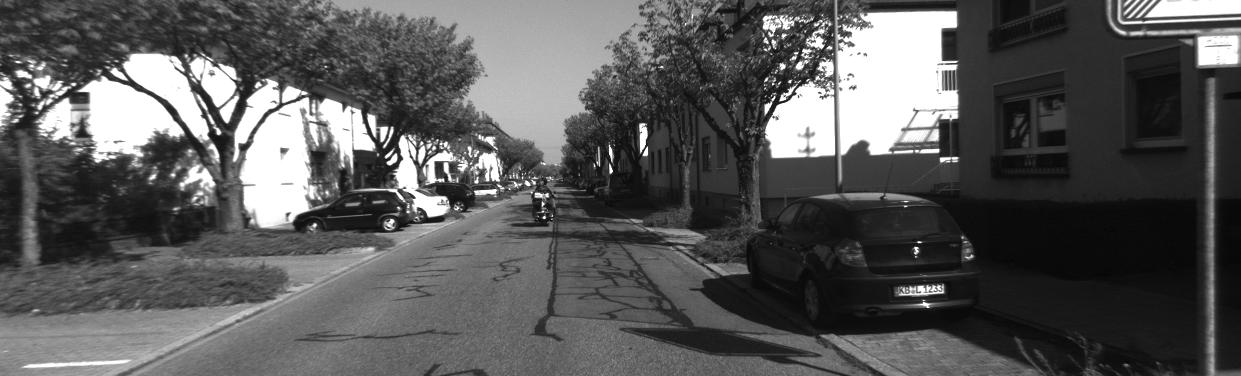
#> input picture KITTI_sample/images/1.png, 1241 x 376 px, found by its file name; its folder holds only this picture in this run
$ python final.py
#> lines starting #> are read from the running program, lines starting #| are printed output that depends on the picture
"""
MONOCULAR VISUAL ODOMETRY ON KITTI DATASET

TEAM MEMBERS:
1. Arihant Gaur
2. Saurabh Kemekar
3. Aman Jain
"""


import cv2
import numpy as np
import matplotlib.pyplot as plt
import time


# PARAMETERS THAT CAN BE CHANGED
ImgLoc = '/home/arihant/visod/KITTI_sample/images/' # Images Location
GTLoc = None #'/home/arihant/visod/KITTI_sample/poses.txt' # Ground truth location file. Write None if you don't have it.
totImages = 151
FeatureDetect = 'FAST' # FEATURE DETECTION METHOD ('FAST', 'SIFT' and 'SURF')
lk_params = dict(winSize=(21, 21), maxLevel=3, criteria=(cv2.TERM_CRITERIA_EPS | cv2.TERM_CRITERIA_COUNT, 30, 0.01)) # Lucas Kanade Parameters for Optical Flow
matchDiff = 1 # Minimum distance in KLT point correspondence
pixDiffThresh = 3 # Skip frame if pixel difference returned from KLT is less than the threshold.
featureThresh = 1000 # Minimum number of features required per frame if the pixel difference goes below the threshold

K = np.array([[7.188560000000e+02, 0.000000000000e+00, 6.071928000000e+02],
	      [0.000000000000e+00, 7.188560000000e+02, 1.852157000000e+02],
	      [0.000000000000e+00, 0.000000000000e+00, 1.000000000000e+00]]) # Camera Matrix of the form np.array([[f, 0, cx], [0, f, cy], [0, 0, 1]]).

OutlierRejection = False # Outlier Removal


def FeatureDetection(img0gray, FeatureDetect):
	if FeatureDetect == 'FAST':
		featuredetect = cv2.FastFeatureDetector_create(threshold = 25, nonmaxSuppression = True)
		kp0 = featuredetect.detect(img0gray)
		kp0 = np.array([kp0[idx].pt for idx in range(len(kp0))], dtype = np.float32)
	elif FeatureDetect == 'SIFT':
		featuredetect = cv2.xfeatures2d.SIFT_create()
		kp0, des0 = featuredetect.detectAndCompute(img0gray, None)
		kp0 = np.array([kp0[idx].pt for idx in range(len(kp0))], dtype = np.float32)
	elif FeatureDetect == 'SURF':
		featuredetect = cv2.xfeatures2d.SURF_create()
		kp0, des0 = featuredetect.detectAndCompute(img0gray, None)
		kp0 = np.array([kp0[idx].pt for idx in range(len(kp0))], dtype = np.float32)
	return kp0

# [64 lines left out: functions FeatureTracking, Triangulation, AbsoluteScale, RelativeScale, not called in this run]

t = []
R = []
clahe = cv2.createCLAHE(clipLimit=5.0)
# Plotting values for absolute scale
t.append(tuple([[0], [0], [0]]))
R.append(tuple(np.zeros((3,3))))

i = 1
if GTLoc is not None:
	with open(GTLoc) as f:
		groundTruthValues = f.readlines()


while(1):
	img0 = cv2.imread(ImgLoc+str(i)+'.png') # First frame acquisition
#> img0 is the input picture: shape (376, 1241, 3); min 6, max 255, mean 89
	img0gray = cv2.cvtColor(img0, cv2.COLOR_BGR2GRAY)
	img0gray = clahe.apply(img0gray)
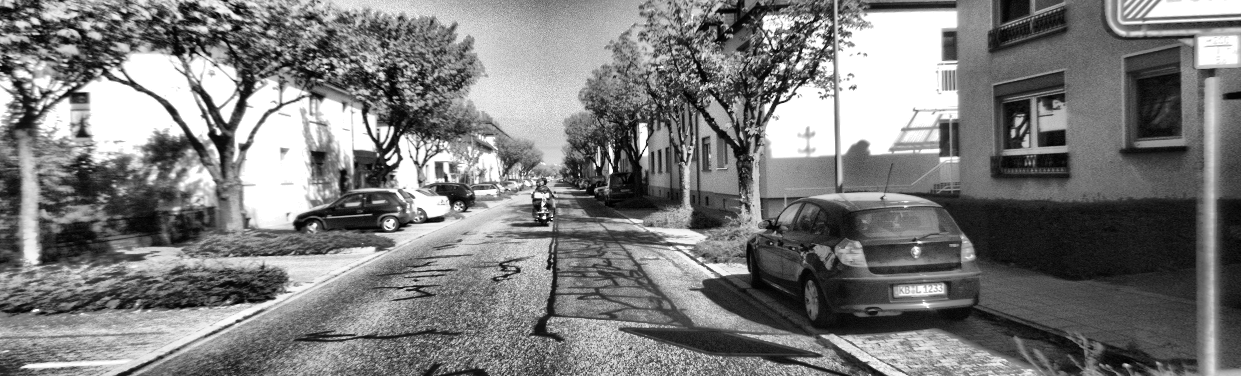
#> img0gray: shape (376, 1241); min 0, max 255, mean 123.3
	# FEATURE DETECTION
	kp0 = FeatureDetection(img0gray, FeatureDetect)
#> in FeatureDetection, `kp0 = featuredetect.detect(img0gray)`: kp0 = 11173 keypoints; strongest (x, y, size): (599, 165, 7), (387, 162, 7), (386, 157, 7), (392, 127, 7)
#> in FeatureDetection, `kp0 = np.array([kp0[idx].pt for idx in range(len(kp0))], dtype = np.fl..`: kp0 = 11173 pairs, first value 3 to 1236, second value 3 to 372
	print(len(kp0))
#| 11173

	img1 = cv2.imread(ImgLoc+str(i+1)+'.png') # Second frame acquisition
#> (the run stopped early here; a loop or call above may not have finished)
